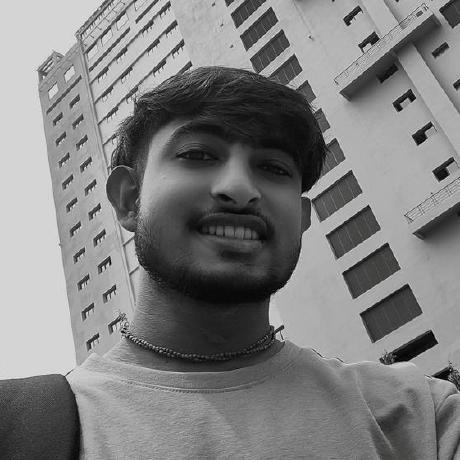
#> input picture assets/profile-source.jpeg, 460 x 460 px
$ python make_ascii.py
#> lines starting #> are read from the running program, lines starting #| are printed output that depends on the picture
from PIL import Image, ImageOps, ImageEnhance, ImageFilter
from pathlib import Path
import html

# --------------------------------
# Paths
# --------------------------------
ROOT = Path(__file__).resolve().parent.parent

INPUT = ROOT / "assets" / "profile-source.jpeg"
OUTPUT = ROOT / "assets" / "ascii.svg"

# --------------------------------
# Crop
# --------------------------------
# Face + shoulders focused crop
CROP = (70, 45, 390, 390)

# --------------------------------
# ASCII settings
# --------------------------------
WIDTH = 84

# IMPORTANT:
# There is NO space at the end.
# This keeps the right side filled.
CHARS = "@%#*+=-:."

# --------------------------------
# Load image
# --------------------------------
img = Image.open(INPUT).convert("L")

# Crop
img = img.crop(CROP)
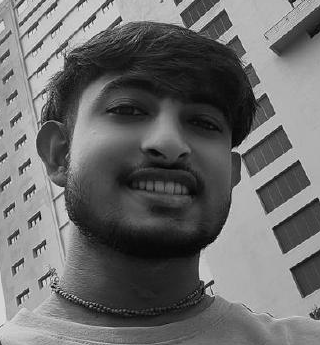
#> img: PIL image 320x345 L; min 0, max 254, mean 107.4

# --------------------------------
# Image enhancement
# --------------------------------

# Stretch black/white range
img = ImageOps.autocontrast(img, cutoff=1)
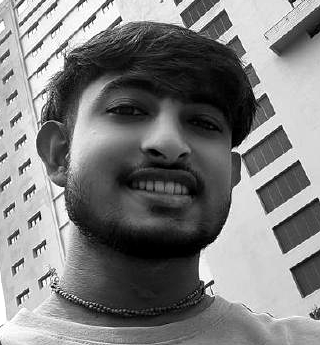
#> img: PIL image 320x345 L; min 0, max 255, mean 126.1

# Stronger facial definition
img = ImageEnhance.Contrast(img).enhance(1.35)
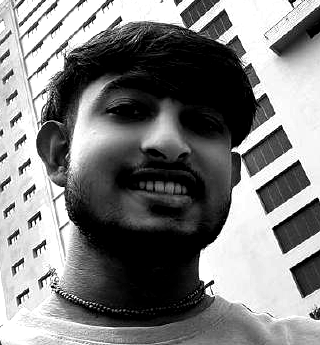
#> img: PIL image 320x345 L; min 0, max 255, mean 126.5

# Sharpen eyes, lips, hair and beard edges
img = img.filter(
    ImageFilter.UnsharpMask(
        radius=2,
        percent=170,
        threshold=3
    )
)
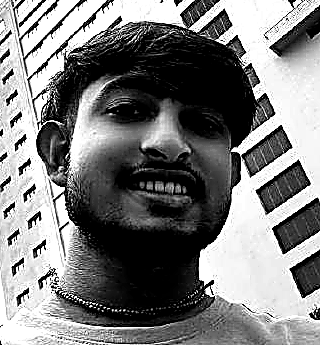
#> img: PIL image 320x345 L; min 0, max 255, mean 124.9

# --------------------------------
# Gamma correction
# --------------------------------
# Slightly darkens darker facial details,
# making eyes/lips/hair more prominent.
gamma = 1.25

lut = [
    int(255 * ((i / 255) ** gamma))
    for i in range(256)
]

img = img.point(lut)
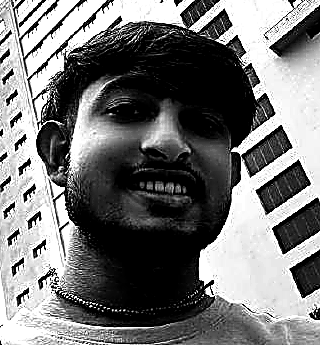
#> img: PIL image 320x345 L; min 0, max 255, mean 117.5

# --------------------------------
# Resize
# --------------------------------
aspect = img.height / img.width
#> aspect = 1.08

height = int(WIDTH * aspect * 0.48)
#> height = 43

img = img.resize(
    (WIDTH, height),
    Image.Resampling.LANCZOS
)
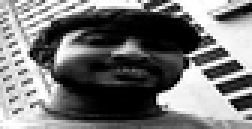
#> img: PIL image 84x43 L (shown 3 times larger); min 0, max 255, mean 117

# --------------------------------
# Convert to ASCII
# --------------------------------
pixels = img.load()

lines = []

for y in range(height):

    line = ""

    for x in range(WIDTH):

        pixel = pixels[x, y]

        # Dark -> dense characters
        # Bright -> light characters
        index = int(
            (255 - pixel)
            / 256
            * len(CHARS)
        )

        if index >= len(CHARS):
            index = len(CHARS) - 1

        line += CHARS[index]

    # DO NOT rstrip()
    # We intentionally keep the full width.
    lines.append(line)
#> after the loop, lines = 43 items

# --------------------------------
# SVG dimensions
# --------------------------------
FONT_SIZE = 10
LINE_HEIGHT = 11

PADDING_X = 18
PADDING_Y = 18

svg_width = WIDTH * 8 + PADDING_X * 2
svg_height = len(lines) * LINE_HEIGHT + PADDING_Y * 2
#> svg_height = 509

# --------------------------------
# SVG text
# --------------------------------
svg_lines = []

for i, line in enumerate(lines):

    safe_line = html.escape(line)

    # Each line gets its own staggered boot delay.
    # This creates a proper terminal build effect.
    delay = i * 0.075

    # Alternate direction slightly.
    # Even lines enter from left,
    # odd lines enter from right.
    direction = -14 if i % 2 == 0 else 14

    svg_lines.append(
        f'''
        <text
            x="{PADDING_X}"
            y="{PADDING_Y + (i + 1) * LINE_HEIGHT}"
            class="ascii-line"
            style="
                --delay:{delay:.3f}s;
                --direction:{direction}px;
            "
        >{safe_line}</text>
        '''
    )
#> this loop made 43 passes
#> (delay, direction) on passes 1 to 12: (0, -14), (0.075, 14), (0.15, -14), (0.225, 14), (0.3, -14), (0.375, 14), (0.45, -14), (0.525, 14), (0.6, -14), (0.675, 14), (0.75, -14), (0.825, 14)
#> after the loop, svg_lines = 43 items

svg_content = "\n".join(svg_lines)

# --------------------------------
# Animated SVG
# --------------------------------

# Animation timing
# --------------------------------
# 0% - 42%   : boot / build
# 42% - 68%  : stable portrait
# 68% - 72%  : final glitch
# 72% - 100% : clean hold
#
# The next cycle then starts again.
# --------------------------------

svg = f'''<svg
    xmlns="http://www.w3.org/2000/svg"
    width="{svg_width}"
    height="{svg_height}"
    viewBox="0 0 {svg_width} {svg_height}"
>

    <!-- =================================
         TERMINAL BACKGROUND
         ================================= -->

    <rect
        width="100%"
        height="100%"
        rx="10"
        fill="#0D1117"
    />


    <style>

        /* =================================
           ASCII PORTRAIT
           ================================= */

        .ascii-line {{
            font-family: "Courier New", monospace;
            font-size: {FONT_SIZE}px;
            font-weight: bold;

            fill: #C9D1D9;

            opacity: 0;

            animation:
                boot 10.5s cubic-bezier(.22,.61,.36,1)
                var(--delay)
                infinite;

            transform-origin: center;
        }}


        /* =================================
           MAIN DIGITAL BOOT
           ================================= */

        @keyframes boot {{

            /* -----------------------------
               INITIAL DIGITAL NOISE
               ----------------------------- */

            0% {{
                opacity: 0;

                transform:
                    translateX(var(--direction))
                    skewX(5deg);
            }}


            /* -----------------------------
               QUICK SIGNAL HIT
               ----------------------------- */

            3% {{
                opacity: 0.18;

                transform:
                    translateX(10px)
                    skewX(-4deg);
            }}


            6% {{
                opacity: 0.48;

                transform:
                    translateX(-6px)
                    skewX(3deg);
            }}


            /* -----------------------------
               GLITCH SNAP
               ----------------------------- */

            9% {{
                opacity: 0.72;

                transform:
                    translateX(4px)
                    skewX(-2deg);
            }}


            12% {{
                opacity: 0.42;

                transform:
                    translateX(-3px)
                    skewX(1deg);
            }}


            15% {{
                opacity: 0.90;

                transform:
                    translateX(1px)
                    skewX(0deg);
            }}


            /* -----------------------------
               PORTRAIT LOCK
               ----------------------------- */

            19% {{
                opacity: 0.94;

                transform:
                    translateX(0)
                    skewX(0deg);
            }}


            /* -----------------------------
               DIGITAL FLICKER
               ----------------------------- */

            23% {{
                opacity: 0.72;
            }}

            24.5% {{
                opacity: 0.98;
            }}

            26% {{
                opacity: 0.80;
            }}

            27.5% {{
                opacity: 0.94;
            }}


            /* -----------------------------
               CLEAN PORTRAIT
               ----------------------------- */

            32% {{
                opacity: 0.92;
            }}

            62% {{
                opacity: 0.92;
            }}


            /* -----------------------------
               SECONDARY GLITCH
               ----------------------------- */

            64% {{
                opacity: 0.70;

                transform:
                    translateX(-3px)
                    skewX(1deg);
            }}

            65.5% {{
                opacity: 0.98;

                transform:
                    translateX(3px)
                    skewX(-1deg);
            }}

            67% {{
                opacity: 0.76;

                transform:
                    translateX(-1px)
                    skewX(0deg);
            }}

            69% {{
                opacity: 0.94;

                transform:
                    translateX(0)
                    skewX(0deg);
            }}


            /* -----------------------------
               FINAL CLEAN HOLD
               ----------------------------- */

            70% {{
                opacity: 0.92;

                transform:
                    translateX(0)
                    skewX(0deg);
            }}

            100% {{
                opacity: 0.92;

                transform:
                    translateX(0)
                    skewX(0deg);
            }}

        }}


        /* =================================
           MAIN SCAN
           ================================= */

        .scan-line {{

            fill: #C9D1D9;

            opacity: 0;

            animation:
                scan 10.5s linear infinite;
        }}


        @keyframes scan {{

            0% {{
                opacity: 0;

                transform:
                    translateY(-30px);
            }}

            10% {{
                opacity: 0;
            }}

            16% {{
                opacity: 0.04;
            }}

            24% {{
                opacity: 0.11;
            }}

            31% {{
                opacity: 0.04;
            }}

            38% {{
                opacity: 0;
            }}

            100% {{
                opacity: 0;

                transform:
                    translateY({svg_height + 40}px);
            }}

        }}


        /* =================================
           FAST SECOND SCAN
           ================================= */

        .scan-line-fast {{

            fill: #FFFFFF;

            opacity: 0;

            animation:
                fastScan 10.5s linear infinite;
        }}


        @keyframes fastScan {{

            0% {{
                opacity: 0;

                transform:
                    translateY({svg_height + 20}px);
            }}

            38% {{
                opacity: 0;
            }}

            43% {{
                opacity: 0.03;
            }}

            46% {{
                opacity: 0.12;
            }}

            49% {{
                opacity: 0.03;
            }}

            52% {{
                opacity: 0;
            }}

            100% {{
                opacity: 0;

                transform:
                    translateY(-30px);
            }}

        }}


        /* =================================
           PORTRAIT FLASH
           ================================= */

        .portrait-flash {{

            fill: #FFFFFF;

            opacity: 0;

            animation:
                flash 10.5s ease-in-out infinite;
        }}


        @keyframes flash {{

            0% {{
                opacity: 0;
            }}

            14% {{
                opacity: 0;
            }}

            16% {{
                opacity: 0.035;
            }}

            18% {{
                opacity: 0;
            }}

            65% {{
                opacity: 0;
            }}

            67% {{
                opacity: 0.045;
            }}

            69% {{
                opacity: 0;
            }}

            100% {{
                opacity: 0;
            }}

        }}


        /* =================================
           TERMINAL FRAME
           ================================= */

        .terminal-frame {{

            fill: none;

            stroke: #C9D1D9;

            stroke-width: 1;

            opacity: 0.12;

            animation:
                framePulse 10.5s ease-in-out infinite;
        }}


        @keyframes framePulse {{

            0% {{
                opacity: 0.08;
            }}

            8% {{
                opacity: 0.40;
            }}

            13% {{
                opacity: 0.15;
            }}

            20% {{
                opacity: 0.20;
            }}

            65% {{
                opacity: 0.14;
            }}

            68% {{
                opacity: 0.38;
            }}

            72% {{
                opacity: 0.13;
            }}

            100% {{
                opacity: 0.10;
            }}

        }}


        /* =================================
           STATUS LIGHT
           ================================= */

        .status-light {{

            fill: #C9D1D9;

            animation:
                statusPulse 10.5s ease-in-out infinite;
        }}


        @keyframes statusPulse {{

            0% {{
                opacity: 0.12;
            }}

            8% {{
                opacity: 0.85;
            }}

            12% {{
                opacity: 0.25;
            }}

            30% {{
                opacity: 0.25;
            }}

            65% {{
                opacity: 0.25;
            }}

            69% {{
                opacity: 0.90;
            }}

            73% {{
                opacity: 0.18;
            }}

            100% {{
                opacity: 0.12;
            }}

        }}

    </style>


    <!-- =================================
         ASCII PORTRAIT
         ================================= -->

    <g>
        {svg_content}
    </g>


    <!-- =================================
         SUBTLE PORTRAIT FLASH
         ================================= -->

    <rect
        class="portrait-flash"
        x="0"
        y="0"
        width="{svg_width}"
        height="{svg_height}"
    />


    <!-- =================================
         SCAN EFFECTS
         ================================= -->

    <rect
        class="scan-line"
        x="0"
        y="0"
        width="{svg_width}"
        height="2"
    />

    <rect
        class="scan-line-fast"
        x="0"
        y="0"
        width="{svg_width}"
        height="1"
    />


    <!-- =================================
         TERMINAL FRAME
         ================================= -->

    <rect
        class="terminal-frame"
        x="5"
        y="5"
        width="{svg_width - 10}"
        height="{svg_height - 10}"
        rx="8"
    />


    <!-- =================================
         STATUS LIGHT
         ================================= -->

    <circle
        class="status-light"
        cx="{svg_width - 16}"
        cy="14"
        r="2"
    />

</svg>
'''

# --------------------------------
# Save
# --------------------------------

OUTPUT.write_text(
    svg,
    encoding="utf-8"
)

print(f"[+] Source : {INPUT}")
print(f"[+] Output : {OUTPUT}")
print("[+] Dhasu animated ASCII portrait generated!")
